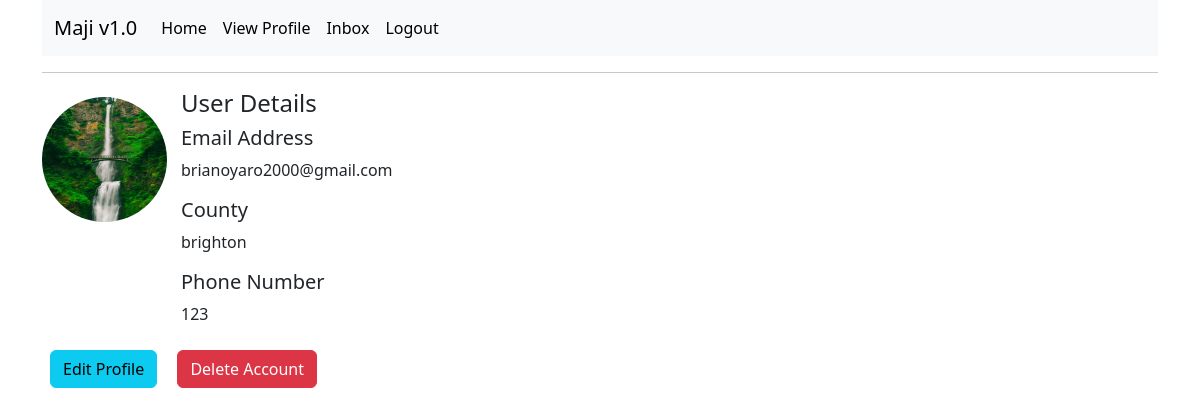
The app's page /user/profile (signed in) with its own data.
### app/models.py (models this page shows, shortened)
class Users(UserMixin, db.Model):
    id = db.Column(db.Integer, primary_key=True)
    username = db.Column(db.String(50), index=True)
    email = db.Column(db.String(120), index=True, unique=True)
    county = db.Column(db.String(30))
    phone_number = db.Column(db.String(13))
    password_hash = db.Column(db.String(128))
    type = db.Column(db.String(10))
    profile_pic = db.Column(db.String(40), nullable=False, default="default.jpg")
    orderee = db.relationship("Order", foreign_keys='Order.buyer_name', backref='purchaser', lazy="dynamic")
    ordered_to = db.relationship("Order", foreign_keys='Order.seller_id', cascade="all, delete-orphan", backref='seller', lazy="dynamic")
    sender = db.relationship("Message", foreign_keys='Message.sender_id', cascade="all, delete-orphan", backref='sender', lazy='dynamic')
    receiver = db.relationship("Message", foreign_keys='Message.receiver_id', cascade="all, delete-orphan", backref='receiver', lazy='dynamic')

### app/main/routes.py (the view)
@bp.route('/user/profile', methods=['GET', 'POST'])
@login_required
def profile():
    if current_user.is_authenticated:
        image = url_for("static", filename='pictures/' + current_user.profile_pic)
        user = Users.query.filter_by(email=current_user.email).first()
        return render_template('profile.html',user=user, title='Profile Page', image=image)

### app/models.py (called while the page is built)
@login.user_loader
def Load_user(id):
    return Users.query.get(int(id))

### app/templates/profile.html (shortened to what this page needs)
{% extends 'base.html' %}
{% block content %}
	<div class="d-flex">
		<img class="rounded-circle mt-2" style="height: 125px; width: 125px" src="{{ image }}">
		<div display="block" style="margin: 0 14px">
			<h4>User Details</h4>
			<h5>Email Address</h5>
			<p>{{ user.email }} </p>
			<h5>County</h5>
			<p>{{ user.county }}</p>
			<h5>Phone Number</h5>
			<p>{{ user.phone_number }}</p>
		</div>
	</div>
	<a href="{{ url_for("main.edit_profile") }}" class="btn btn-info m-2">Edit Profile</a>
	<a href="#" class="btn btn-danger  m-2" data-bs-toggle="modal" data-bs-target="#exampleModal">Delete Account</a>
{% endblock %}

### records on screen
Users: email "brianoyaro2000@gmail.com", county "brighton", phone_number "123"
